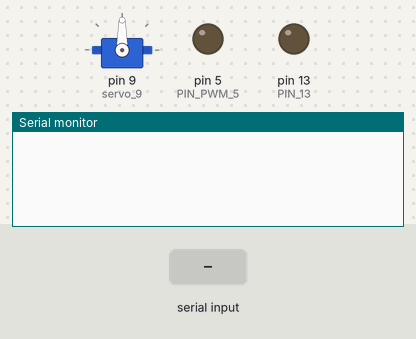
Recording of a sketch running on a simulated Arduino Uno, built with avr-gcc and run on an emulated ATmega328P. Shown: servo, output pins drawn as LEDs (lit = HIGH), the last lines printed to the serial monitor. Inputs (shaded band) come from the test bench.

Above: at 1.2 s.
1.3 s: "AYUDA 1\n" received over Serial
At 2.2 s:
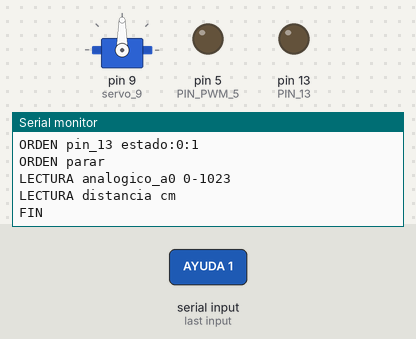
2.8 s: "PARAR 1\n" received over Serial
At 3.2 s:
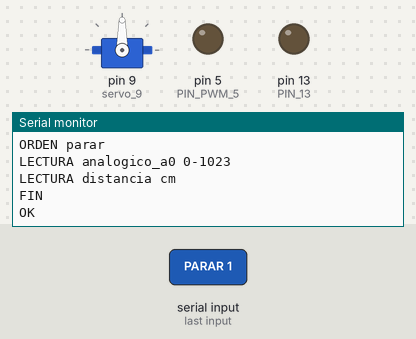
4.3 s: "LEER 1\n" received over Serial
At 5.5 s:
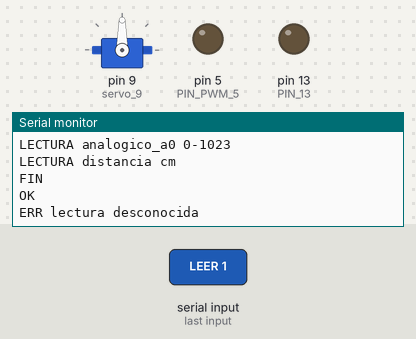

The sketch:

adaptador_generado_ejemplo.ino
```cpp
// ============================================================
// CAZEL IA - ADAPTADOR (generado automáticamente)
// REVÍSALO antes de subirlo: comprueba que cada pin es el correcto.
// CAZEL no sube código a tu placa; súbelo tú con el Arduino IDE.
// ============================================================
#include <Servo.h>

const char NOMBRE[] = "brazo_uno";
const long BAUDIOS = 9600;
// Si no llega ninguna orden en este tiempo, las salidas PWM y digitales se apagan.
const unsigned long WATCHDOG_MS = 3000;

Servo servo_9;           // pin 9
const int PIN_PWM_5 = 5;
const int PIN_13 = 13;
const int PIN_ANALOGICO_A0 = A0;
const int PIN_TRIG = 7;
const int PIN_ECHO = 8;

char linea[40];
byte largo = 0;
unsigned long ultimaOrden = 0;
bool salidasActivas = false;

void pararTodo() {
  analogWrite(PIN_PWM_5, 0);
  digitalWrite(PIN_13, LOW);
  salidasActivas = false;
}

void setup() {
  Serial.begin(BAUDIOS);
  pinMode(PIN_PWM_5, OUTPUT);
  pinMode(PIN_13, OUTPUT);
  servo_9.attach(9);
  pinMode(PIN_TRIG, OUTPUT);
  pinMode(PIN_ECHO, INPUT);
  pararTodo();
}

void responderAyuda() {
  Serial.print("CAZEL 1 "); Serial.println(NOMBRE);
  Serial.println("ORDEN servo_9 grados:0:180");
  Serial.println("ORDEN pwm_5 valor:0:255");
  Serial.println("ORDEN pin_13 estado:0:1");
  Serial.println("ORDEN parar");
  Serial.println("LECTURA analogico_a0 0-1023");
  Serial.println("LECTURA distancia cm");
  Serial.println("FIN");
}

long leerDistanciaCm() {
  digitalWrite(PIN_TRIG, LOW);  delayMicroseconds(2);
  digitalWrite(PIN_TRIG, HIGH); delayMicroseconds(10);
  digitalWrite(PIN_TRIG, LOW);
  long us = pulseIn(PIN_ECHO, HIGH, 30000UL);   // tope: ~5 m
  if (us == 0) return -1;                       // sin eco
  return us / 58;
}

void procesar(char *texto) {
  char *nombre = strtok(texto, " ");
  if (nombre == NULL) return;
  char *valorTxt = strtok(NULL, " ");
  long valor = valorTxt ? atol(valorTxt) : 0;

  if (strcmp(nombre, "AYUDA") == 0) { responderAyuda(); return; }
  if (strcmp(nombre, "PARAR") == 0 || strcmp(nombre, "parar") == 0) { pararTodo(); Serial.println("OK"); return; }
  if (strcmp(nombre, "LEER") == 0) {
    if (valorTxt == NULL) { Serial.println("ERR falta la lectura"); return; }
    if (strcmp(valorTxt, "analogico_a0") == 0) { Serial.print("VAL "); Serial.println(analogRead(PIN_ANALOGICO_A0)); return; }
    else if (strcmp(valorTxt, "distancia") == 0) {
      long d = leerDistanciaCm();
      if (d < 0) Serial.println("ERR sin eco");
      else { Serial.print("VAL "); Serial.println(d); }
      return;
    }
    Serial.println("ERR lectura desconocida");
    return;
  }

  if (valorTxt == NULL) { Serial.println("ERR falta el valor"); return; }
  ultimaOrden = millis();
  if (strcmp(nombre, "servo_9") == 0) {
    if (valor < 0 || valor > 180) { Serial.println("ERR fuera de rango"); return; }
    servo_9.write((int)valor); Serial.println("OK"); return;
  }
  if (strcmp(nombre, "pwm_5") == 0) {
    if (valor < 0 || valor > 255) { Serial.println("ERR fuera de rango"); return; }
    analogWrite(PIN_PWM_5, (int)valor); salidasActivas = true; Serial.println("OK"); return;
  }
  if (strcmp(nombre, "pin_13") == 0) {
    if (valor != 0 && valor != 1) { Serial.println("ERR fuera de rango"); return; }
    digitalWrite(PIN_13, valor ? HIGH : LOW); salidasActivas = true; Serial.println("OK"); return;
  }
  Serial.println("ERR orden desconocida");
}

void loop() {
  while (Serial.available() > 0) {
    char c = Serial.read();
    if (c == '\r') continue;
    if (c == '\n') { linea[largo] = 0; procesar(linea); largo = 0; }
    else if (largo < sizeof(linea) - 1) { linea[largo++] = c; }
    else { largo = 0; }                    // línea demasiado larga: se descarta
  }
  if (salidasActivas && millis() - ultimaOrden > WATCHDOG_MS) pararTodo();
}
```

Measured:
- after the input at 1.3 s, the serial monitor: prints a new line at once (image 1)
- after the input at 2.8 s, the serial monitor: prints a new line at once (image 2)
- after the input at 4.3 s, the serial monitor: prints a new line at once (image 3)
